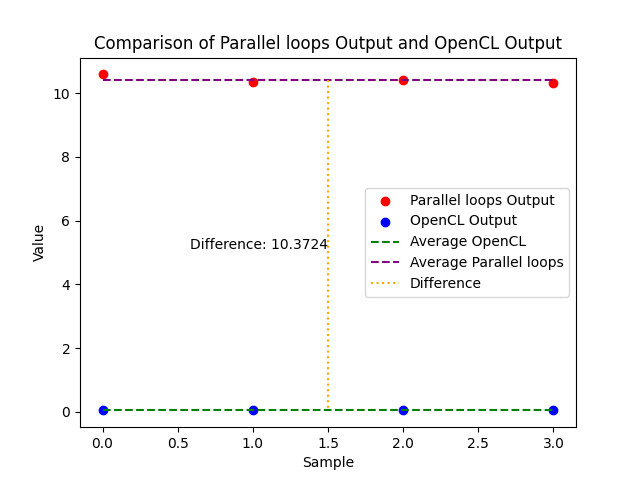

Write the Python code that produced this figure.
import matplotlib.pyplot as plt
import numpy as np

# Data
parallel_loops_output = [10.589234, 10.339203, 10.407211, 10.333202]
opencl_output = [0.045156, 0.044903, 0.044802, 0.044574]
average_opencl = np.mean(opencl_output)
average_loops = np.mean(parallel_loops_output)


# Calculate the difference
difference = average_loops - average_opencl
# Plotting
x = np.arange(len(parallel_loops_output))

# Plotting the data points
plt.scatter(x, parallel_loops_output, color='red', label='Parallel loops Output')
plt.scatter(x, opencl_output, color='blue', label='OpenCL Output')

# Plotting the average line
plt.plot(x, [average_opencl] * len(x), color='green', linestyle='--', label='Average OpenCL')
plt.plot(x, [average_loops] * len(x), color='purple', linestyle='--', label='Average Parallel loops')



# Plotting the difference line
line_x = x[0] + (x[-1] - x[0]) / 2  # x-coordinate for the vertical line
plt.plot([line_x, line_x], [average_loops,average_opencl], color='orange', linestyle=':', label='Difference')

# Adding text for difference
text_x = line_x
text_y = (average_loops+average_opencl) / 2
plt.text(text_x, text_y, f'Difference: {difference:.4f}', ha='right', va='center', color='black')
# Set labels and title
plt.xlabel('Sample')
plt.ylabel('Value')
plt.title('Comparison of Parallel loops Output and OpenCL Output')

# Add legend
plt.legend()

# Display the graph
plt.show()
